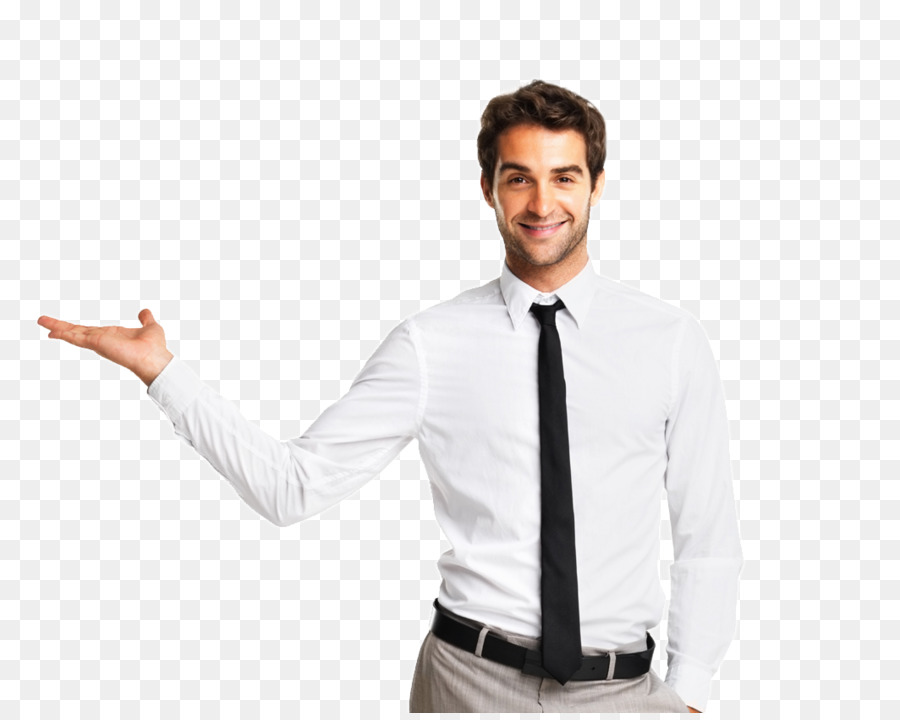
#> input picture image.jpg, 900 x 720 px
$ python face_detector.py
#> lines starting #> are read from the running program, lines starting #| are printed output that depends on the picture; after the words box and inside, x2 and y2 are one past the last pixel; in counts of white or black regions, pixels touching at a corner belong together
import cv2
import sys
import os

def detect_faces(image_path):
#> called with image_path = 'image.jpg'
    face_cascade = cv2.CascadeClassifier('haarcascade_frontalface_default.xml')

    img = cv2.imread(image_path)
#> img is the input picture: shape (720, 900, 3); mean B, G, R 231, 231.5, 233.6
    gray = cv2.cvtColor(img, cv2.COLOR_BGR2GRAY)
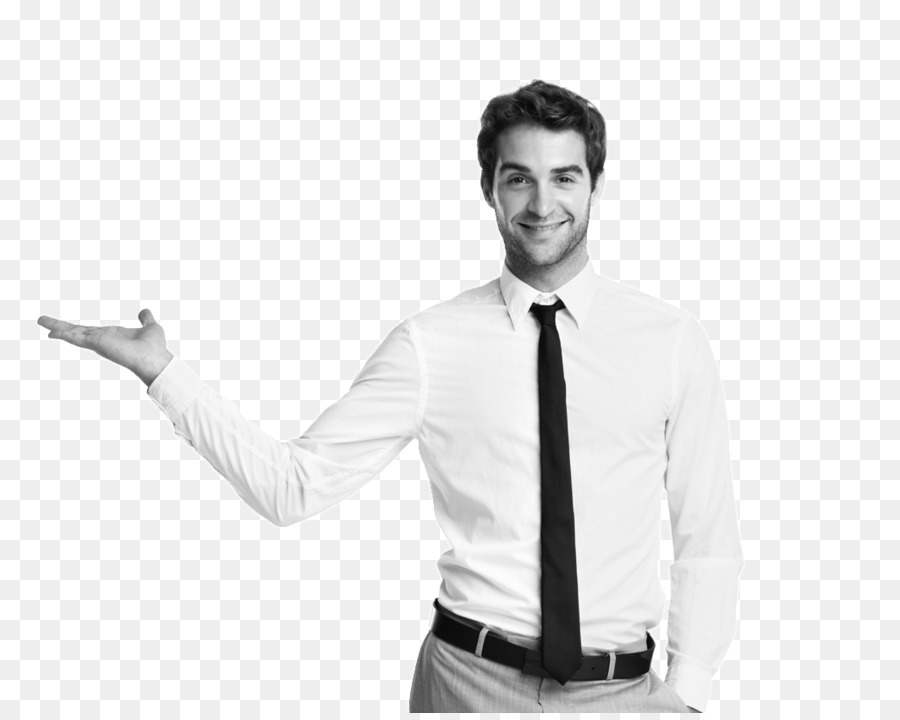
#> gray: shape (720, 900); min 6, max 255, mean 232.1

    faces = face_cascade.detectMultiScale(gray, 1.1, 4)
#> faces = [[477, 126, 134, 134]]

    for (x, y, w, h) in faces:
        cv2.rectangle(img, (x, y), (x+w, y+h), (0, 0, 255), 2)
#> this loop made 1 pass
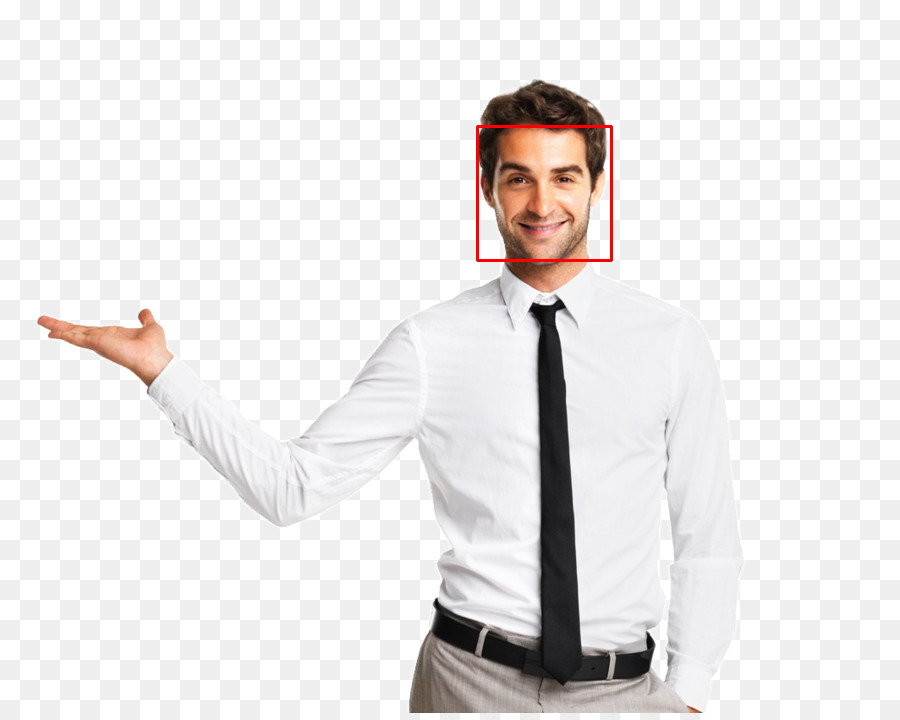
#> img: shape (720, 900, 3); 0.25% of pixels changed, all inside (x1, y1, x2, y2) = (476, 125, 613, 262)

    output_path = os.path.join('output.jpg')
    print(output_path)
    cv2.imwrite(output_path, img)


    print(f"Найдено лиц: {len(faces)}")
#| Найдено лиц: 1

if __name__ == "__main__":
    if len(sys.argv) > 1:
        image_path = sys.argv[1]
    else:
        image_path = 'image.jpg'
    detect_faces(image_path)
